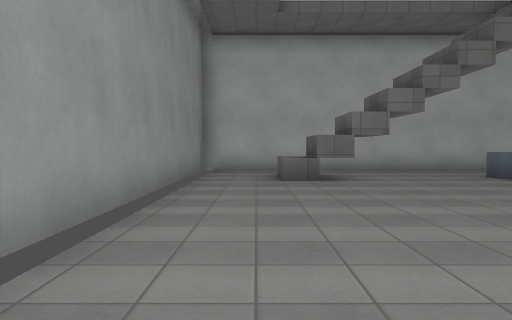
View 1 (above)

24 first-person views from a walk through a 3-D level made in the Godot game engine. The camera is 1.3 m above the floor, tilts 2° down and sees 70° across. The floor is counted in squares, 2 m on a side. Each view is taken from the middle of a square. On the plan, view 1 faces up. The plan holds only what a view shows up to about 11 squares ahead; the rest is blank. Surface patterns are stand-ins for the level's own textures.

View 2
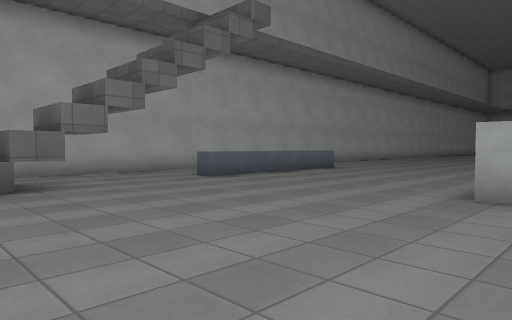

View 3
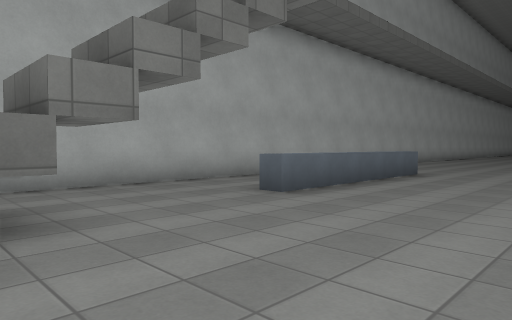

View 4
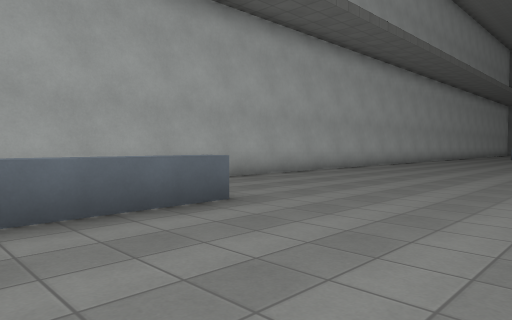

View 5
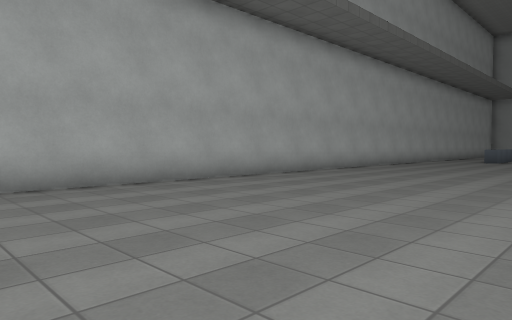

View 6
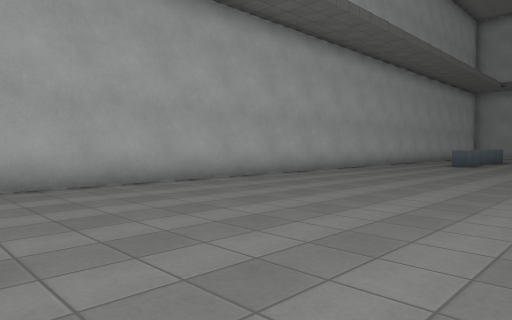

View 7
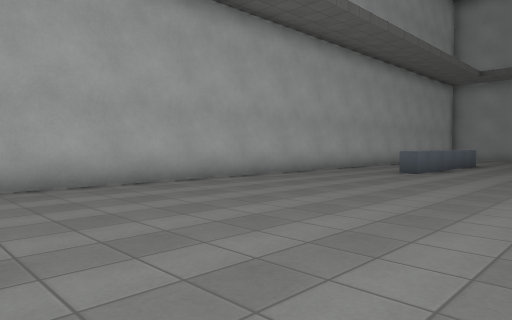

View 8
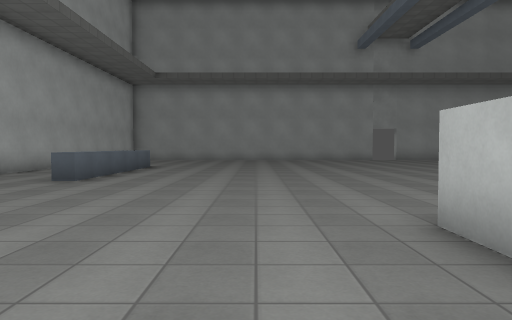

View 9
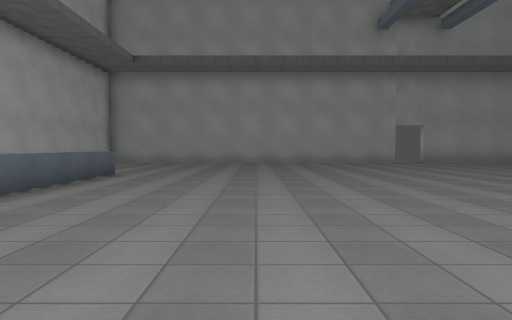

View 10
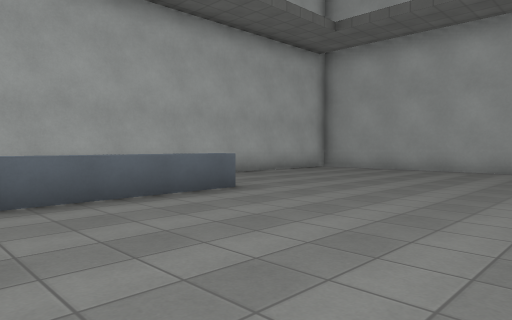

View 11
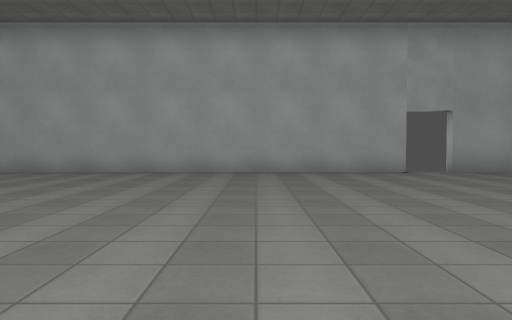

View 12
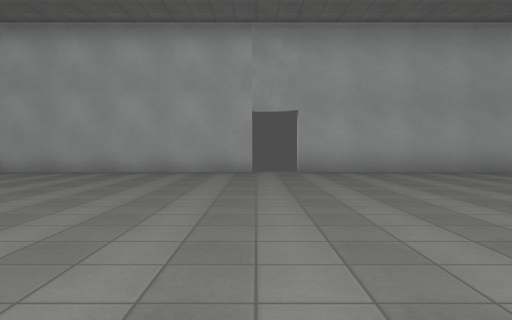

View 13
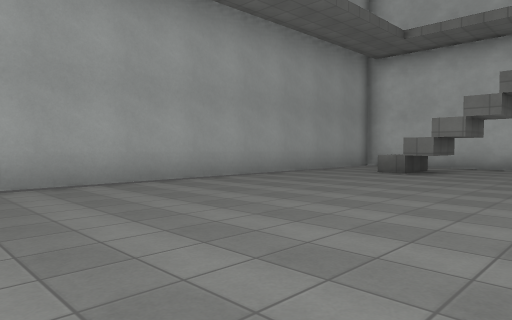

View 14
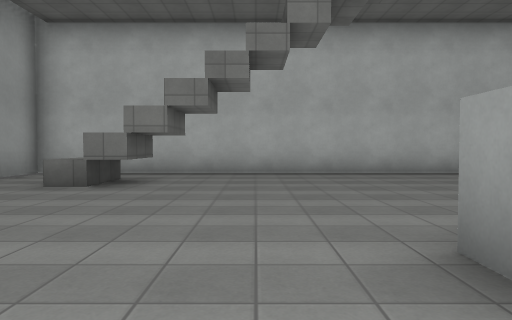

View 15
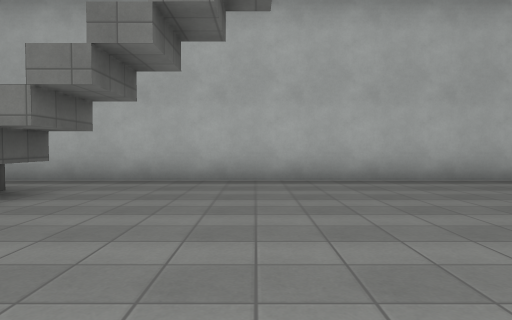

View 16
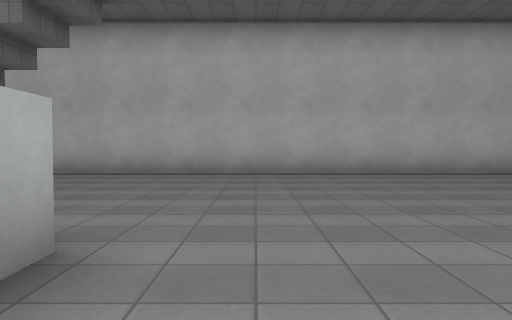

View 17
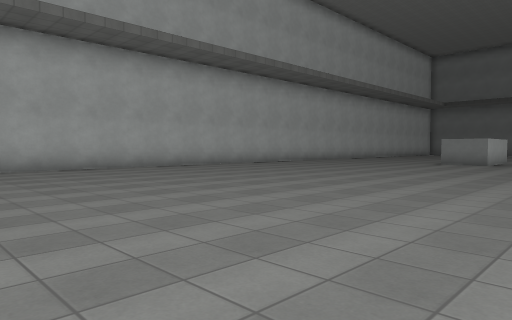

View 18
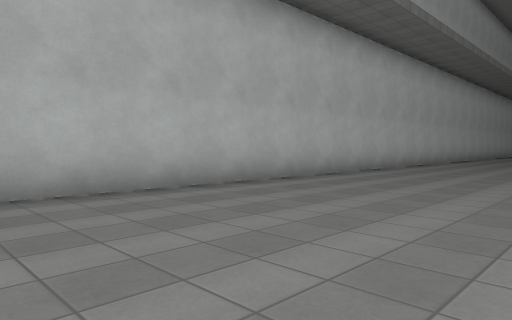

View 19
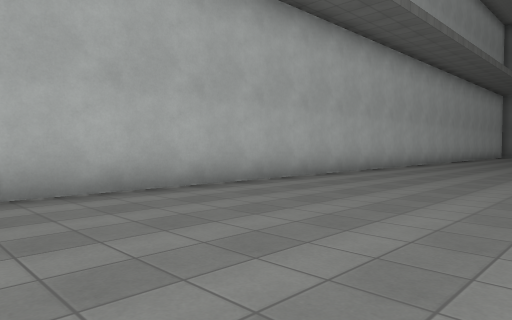

View 20
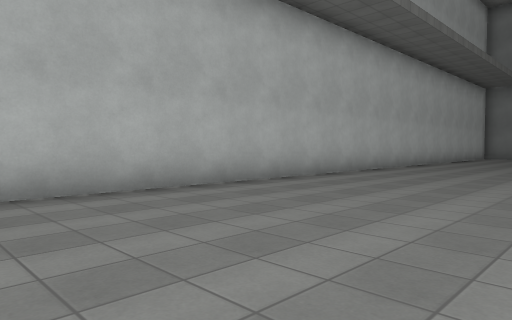

View 21
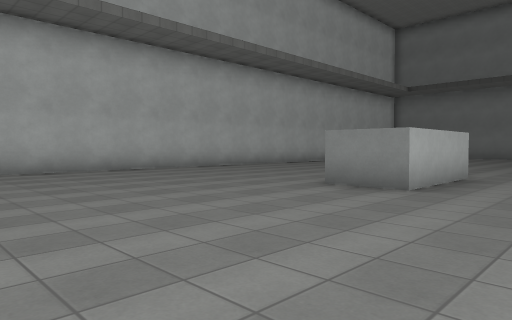

View 22
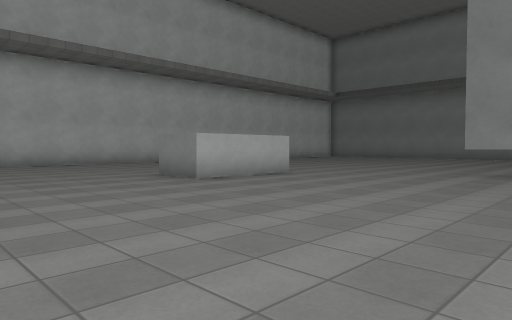

View 23
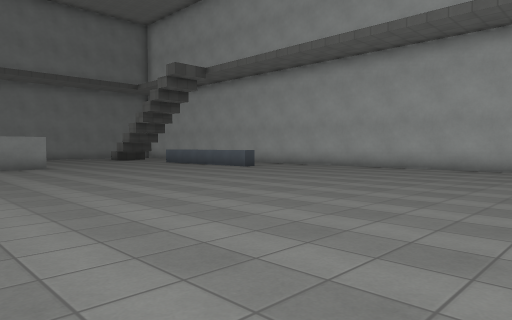

View 24
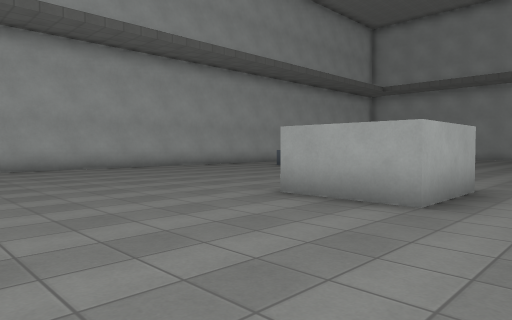

### Floor plan
Points are (right, up) in squares from view 1. A wall is a line through its corners. A room is listed if a view was taken in it or the views show most of it. See-through windows are left out.
Room 1 (views 1, 2, 3, 4, 5, 6, 7, 8, 9, 10, 11, 12, 13, 14, 15, 16, 17, 18, 19, 20, 21, 22, 23, 24)
walls: (25.1, 0.5) (23, 0.5) (23, 2.5); (24.1, 2.5) (25, 2.5); (10.8, -2.6) (10.8, -3.5); (12.4, -7.2) (15.5, -7.2) (15.5, -8.8); (7, 2.4) (7, 1); (10.1, 7.5) (5, 7.5) (5, 8); (31.2, -8.2) (31.2, -7.8); (10.6, -15.2) (36.5, -15.2); (33.7, -7.8) (33.7, -8.2); (34, 7.5) (29, 7.5) (29, 8); (2, 7) (0.5, 7); (1.2, 6.9) (1.2, 8.4); (37.1, -13.6) (37.1, -12) (38.5, -12); (40.5, -2) (40.5, 8.8); (38.4, 10.2) (0.5, 10.2); (-1.5, 8.5) (-1.5, 2.1); (40.5, -12.1) (40.5, -3)
low walls: (37.8, -13.5) (37.8, -12)
ways out: opening at (37.5, -14.5) to room 2; opening at (39.5, -12.5) to room 2; opening at (-0.5, 7.5) to room 3; opening at (1.5, 9.5) to room 3; gap at (41, -2.5)
Room 2 (no view inside)
walls: (36.5, -15.2) (40.5, -15.2) (40.5, -13.8)
ways out: opening at (37.5, -14.5) to room 1; opening at (39.5, -12.5) to room 1
Room 3 (no view inside)
walls: (-1.5, 9.5) (-1.5, 8.5); (0.5, 10.2) (-1.5, 10.2) (-1.5, 9.6)
ways out: opening at (-0.5, 7.5) to room 1; opening at (1.5, 9.5) to room 1

Positions as (right, up) in squares from view 1, and headings:
1: (0, 0), facing up
2: (0, 1), facing up-right
3: (1, 4), facing up-right
4: (7, 4), facing up-right
5: (12, 4), facing up-right
6: (16, 4), facing up-right
7: (20, 4), facing up-right
8: (22, 4), facing right
9: (25, 4), facing right
10: (30, 3), facing up-right
11: (31, 2), facing right
12: (31, -2), facing right
13: (34, -3), facing down-right
14: (35, -6), facing down
15: (34, -8), facing down
16: (30, -6), facing down
17: (30, -4), facing down-left
18: (29, -10), facing down-left
19: (25, -10), facing down-left
20: (21, -10), facing down-left
21: (21, -5), facing down-left
22: (20, -1), facing down-left
23: (19, -1), facing up-left
24: (19, -1), facing up-right
